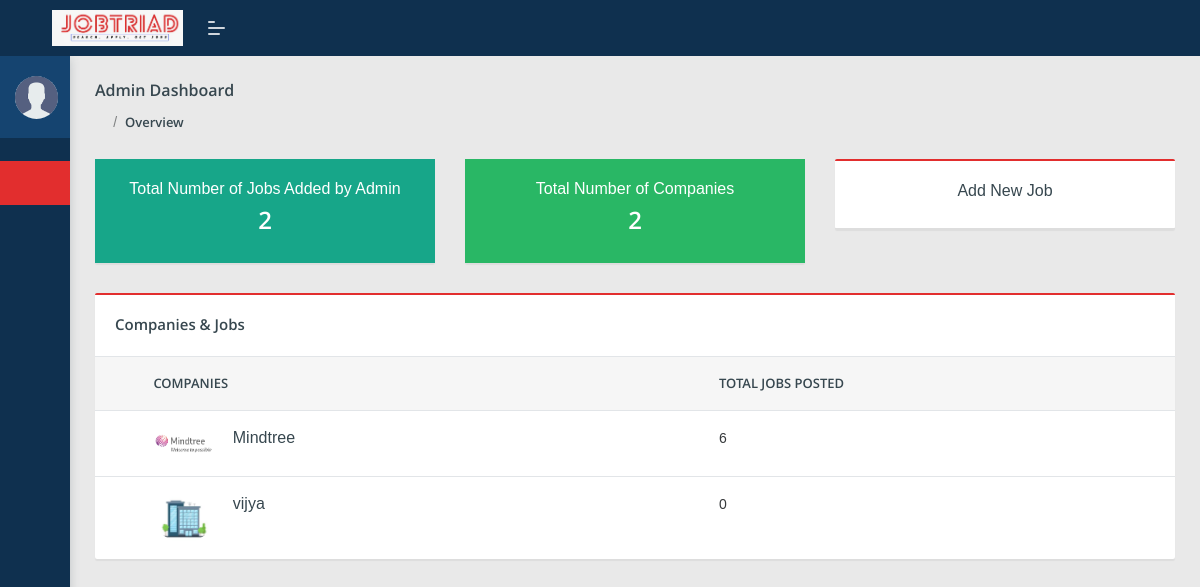
/admin_db (signed in), run on the app's committed database.
### external_jobs/models.py (models this page shows, shortened)
class NewUser(AbstractUser):
    user_type = models.CharField(max_length=100, default='user')
    fullname= models.CharField(max_length=250, blank=True)
    phone_no = models.CharField(max_length=100, blank=True)
    address = models.CharField(max_length=500, blank=True)  # New field for address
    profile_image = models.ImageField(upload_to='profile_images/', blank=True, null=True)  # New field for profile image

### external_jobs/views.py (the view)
# urls.py: path('admin_db',views.admin_db,name='admin_db'),
@login_required
def admin_db(request):
    total_jobs = Jobs.objects.exclude(job_link='nolink').count()  # Count jobs with valid links
    total_companies = NewUser.objects.filter(user_type='Company').count()  # Count companies
    username= request.user.username
    print(username)
    companies = NewUser.objects.filter(user_type='Company').annotate(
        total_jobs=Count('jobs')
    )
    return render(request, 'admin_db.html', {
        'total_jobs': total_jobs,
        'total_companies': total_companies,
        'companies': companies,
        'username':username
    })

### external_jobs/templates/admin_db.html (shortened to what this page needs)
{% extends 'admin_base.html' %}
{% block content %}
        <div class="page-header">
            <div class="page-block">
                <div class="row align-items-center">
                    <div class="col-md-12">
                        <div class="page-header-title">
                            <h5 class="m-b-10">Admin Dashboard</h5>
                        </div>
                        <ul class="breadcrumb">
                            <li class="breadcrumb-item"><a href="index.html"><i class="feather icon-home"></i></a></li>
                            <li class="breadcrumb-item"><a href="/admin_db">Overview</a></li>
                        </ul>
                    </div>
                </div>
            </div>
        </div>
        <div class="row">
            <div class="col-md-12 col-xl-4">
                <div class="card flat-card widget-primary-card">
                    <div class="row-table">
                        <div class="col-sm-12 card-body text-center">
                            <h6>Total Number of Jobs Added by Admin</h6>
                            <h4>{{ total_jobs }}</h4>
                        </div>
                    </div>
                </div>
            </div>
            <div class="col-md-12 col-xl-4">
                <div class="card flat-card widget-purple-card">
                    <div class="row-table">
                        <div class="col-sm-12 card-body text-center">
                            <h6>Total Number of Companies</h6>
                            <h4>{{ total_companies }}</h4>
                        </div>
                    </div>
                </div>
            </div>
            <div class="col-md-12 col-xl-4">
                <div class="card flat-card "  >
                    <div class="row-table" >
                        <div class="col-sm-12 card-body text-center">
                            <a href="/add_job"><h6>Add New Job</h6> </a>
                        </div>
                    </div>
                </div>
            </div>
            <div class="col-xl-12 col-md-12">
                <div class="card table-card">
                    <div class="card-header">
                        <h5>Companies & Jobs</h5>
                    </div>
                    <div class="card-body p-0">
                        <div class="table-responsive">
                            <table class="table table-hover mb-0">
                                <thead>
                                    <tr>
                                        <th>
                                            Companies
                                        </th>
                                        <th>Total Jobs Posted</th>
                                    </tr>
                                </thead>
                                <tbody>
                                    {% for company in companies %}
                                    <tr>
                                        <td>
                                            <div class="d-inline-block align-middle">
                                                {% if company.profile_image %}
                                                <img src="{{ company.profile_image.url }}" alt="user image" class="img-radius wid-60 align-top m-r-15">
                                            {% else %}
                                                <img src="\static\assets\images\company.jpg" alt="default image" class="img-radius wid-60 align-top m-r-15">
                                            {% endif %}
                                                <div class="d-inline-block">
                                                    <h6>{{ company.fullname }}</h6>
                                                </div>
                                            </div>
                                        </td>
                                        <td>
                                            {{ company.total_jobs }}
                                        </td>
                                    </tr>
                                    {% empty %}
                                    <tr>
                                        <td colspan="2" class="text-center">No Companies Found</td>
                                    </tr>
                                    {% endfor %}
                                </tbody>
                            </table>
                        </div>
                    </div>
                </div>
            </div>
        </div>
   {% endblock %}

### data on the page
NewUser: profile_image (picture), fullname "Mindtree", total_jobs "6"
NewUser: profile_image (picture), fullname "vijya", total_jobs "0"

### other printed values
{{ total_jobs }} "2"
{{ total_companies }} "2"
